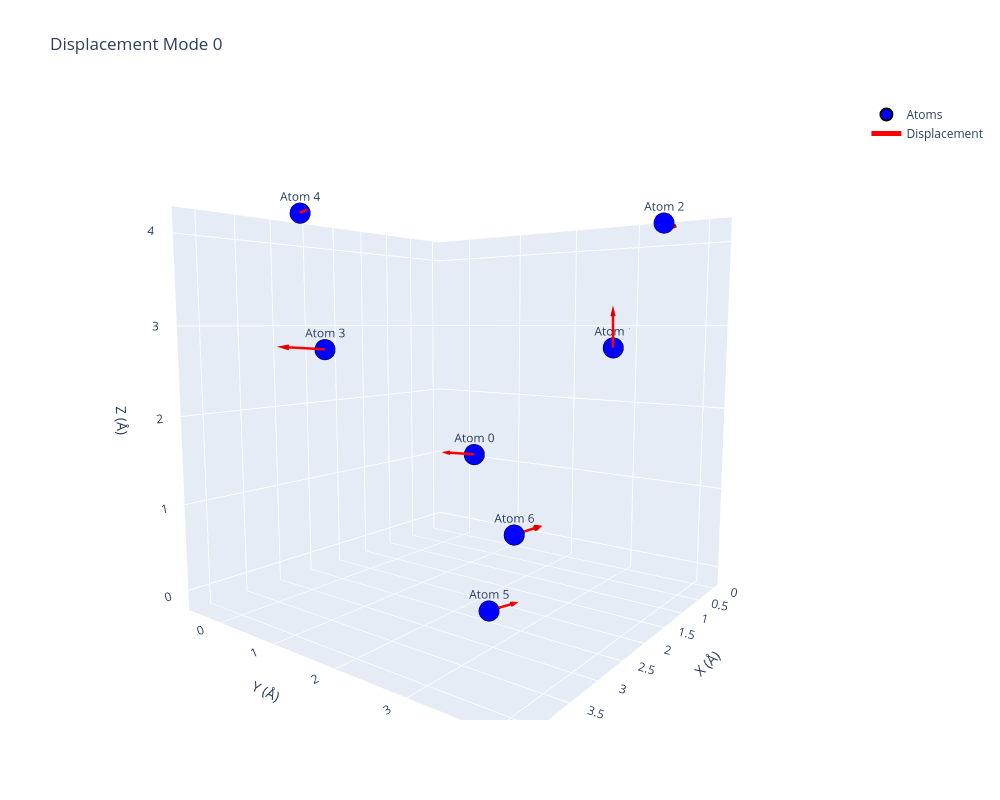

Notebook source saved alongside this figure:
### Code cell
plot_mode_interactive(structure=structure_vacancy, displacement_data=b2_vacancy.copy(), mode_index=0);

### Figure 1 — Plotly figure (JSON) as saved in the notebook; plotly's stock layout.template omitted (floating-point values rounded to 4 significant figures)
{"data": [{"marker": {"color": "blue", "line": {"color": "black", "width": 2}, "size": 12}, "mode": "markers+text", "name": "Atoms", "text": ["Atom 0", "Atom 1", "Atom 2", "Atom 3", "Atom 4", "Atom 5", "Atom 6"], "textposition": "top center", "type": "scatter3d", "x": [1.357, 0.0, 1.357, 2.715, 4.072, 2.715, 4.072], "y": [1.357, 2.715, 4.072, 0.0, 1.357, 2.715, 4.072], "z": [1.357, 2.715, 4.072, 2.715, 4.072, 0.0, 1.357]}, {"line": {"color": "red", "width": 5}, "mode": "lines", "name": "Displacement", "showlegend": true, "type": "scatter3d", "x": [1.357, 1.684], "y": [1.357, 1.173], "z": [1.357, 1.408]}, {"colorscale": [[0, "red"], [1, "red"]], "showlegend": false, "showscale": false, "sizeref": 0.3, "type": "cone", "u": [0.326], "v": [-0.1844], "w": [0.05042], "x": [1.684], "y": [1.173], "z": [1.408]}, {"line": {"color": "red", "width": 5}, "mode": "lines", "showlegend": false, "type": "scatter3d", "x": [0, 0.0869], "y": [2.715, 2.751], "z": [2.715, 3.161]}, {"colorscale": [[0, "red"], [1, "red"]], "showlegend": false, "showscale": false, "sizeref": 0.3, "type": "cone", "u": [0.0869], "v": [0.03594], "w": [0.4461], "x": [0.0869], "y": [2.751], "z": [3.161]}, {"line": {"color": "red", "width": 5}, "mode": "lines", "showlegend": false, "type": "scatter3d", "x": [1.357, 1.017], "y": [4.072, 4.047], "z": [4.072, 4.073]}, {"colorscale": [[0, "red"], [1, "red"]], "showlegend": false, "showscale": false, "sizeref": 0.3, "type": "cone", "u": [-0.3408], "v": [-0.02538], "w": [1.099e-06], "x": [1.017], "y": [4.047], "z": [4.073]}, {"line": {"color": "red", "width": 5}, "mode": "lines", "showlegend": false, "type": "scatter3d", "x": [2.715, 3.004], "y": [0, -0.4074], "z": [2.715, 2.741]}, {"colorscale": [[0, "red"], [1, "red"]], "showlegend": false, "showscale": false, "sizeref": 0.3, "type": "cone", "u": [0.2887], "v": [-0.4074], "w": [0.02634], "x": [3.004], "y": [-0.4074], "z": [2.741]}, {"line": {"color": "red", "width": 5}, "mode": "lines", "showlegend": false, "type": "scatter3d", "x": [4.072, 4.106], "y": [1.357, 1.514], "z": [4.072, 4.086]}, {"colorscale": [[0, "red"], [1, "red"]], "showlegend": false, "showscale": false, "sizeref": 0.3, "type": "cone", "u": [0.03368], "v": [0.1564], "w": [0.01395], "x": [4.106], "y": [1.514], "z": [4.086]}, {"line": {"color": "red", "width": 5}, "mode": "lines", "showlegend": false, "type": "scatter3d", "x": [2.715, 2.358], "y": [2.715, 2.789], "z": [0, -0.01717]}, {"colorscale": [[0, "red"], [1, "red"]], "showlegend": false, "showscale": false, "sizeref": 0.3, "type": "cone", "u": [-0.357], "v": [0.07388], "w": [-0.01717], "x": [2.358], "y": [2.789], "z": [-0.01717]}, {"line": {"color": "red", "width": 5}, "mode": "lines", "showlegend": false, "type": "scatter3d", "x": [4.072, 3.722], "y": [4.072, 4.065], "z": [1.357, 1.338]}, {"colorscale": [[0, "red"], [1, "red"]], "showlegend": false, "showscale": false, "sizeref": 0.3, "type": "cone", "u": [-0.3508], "v": [-0.007029], "w": [-0.01936], "x": [3.722], "y": [4.065], "z": [1.338]}], "layout": {"height": 800, "scene": {"aspectmode": "cube", "aspectratio": {"x": 1, "y": 1, "z": 1}, "camera": {"center": {"x": 0, "y": 0, "z": 0}, "eye": {"x": 1.525, "y": 1.169, "z": 0.2197}, "projection": {"type": "perspective"}, "up": {"x": 0, "y": 0, "z": 1}}, "xaxis": {"title": {"text": "X (Å)"}, "type": "linear"}, "yaxis": {"title": {"text": "Y (Å)"}, "type": "linear"}, "zaxis": {"title": {"text": "Z (Å)"}, "type": "linear"}}, "title": {"text": "Displacement Mode 0"}, "width": 1000}}
